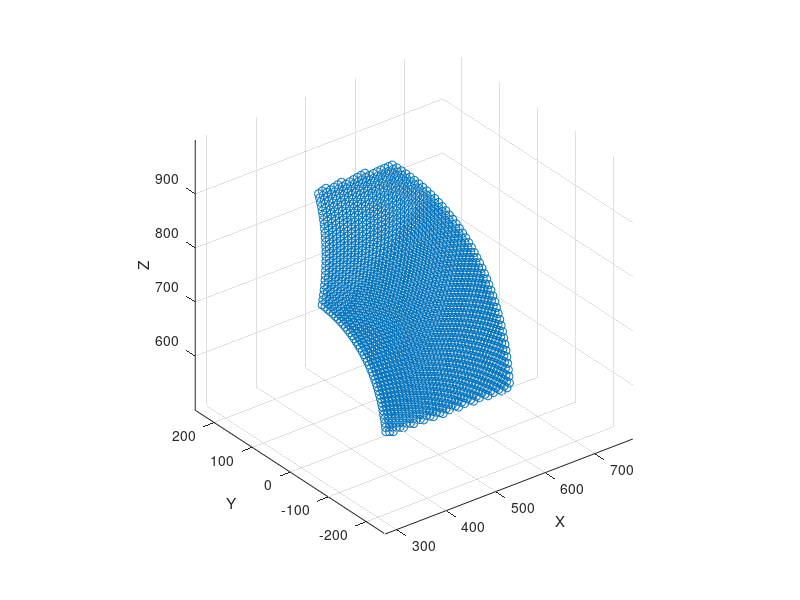

MATLAB code to generate this figure:
% t1_values = -35:5:90; 
t1_values = 0;
t2_values = 45:1:110;  
t3_values = -120:1:-80;
t4_values = -105:1:5;

l1 = 690.0;
l2 = 440.0;
l3 = 500.0;
l4 = 0.0;
l5 = 230.0;

x = [];
y = [];
z = [];

for t1 = t1_values * pi / 180 
    for t2 = t2_values * pi / 180 
        for t3 = t3_values * pi / 180 
                t4 = (- pi / 2) - t3 - t2;
                
                if (t4 >= (-7 * pi / 12)) && (t4 <= (pi / 36))
                    x_value = cos(t1)*(l3*cos(t2 + t3) + l2*cos(t2) + l5*cos(t2 + t3 + t4));
                    y_value = sin(t1)*(l3*cos(t2 + t3) + l2*cos(t2) + l5*cos(t2 + t3 + t4));
                    z_value = l1 + l3*sin(t2 + t3) + l2*sin(t2) + l5*sin(t2 + t3 + t4);

                    if (z_value >= 500 && z_value <= 1000)
                        x = [x, x_value];
                        y = [y, y_value];
                        z = [z, z_value];
                    end
                end

        end
    end
end

scatter3(x,y,z);

xlabel('X');
ylabel('Y');
zlabel('Z');

grid on;

axis equal;